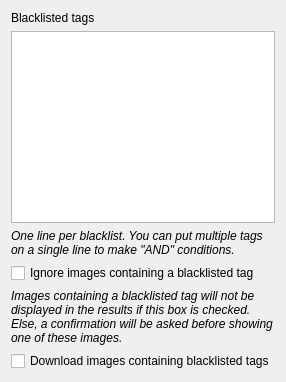
      <widget class="QWidget" name="pageBlacklist">
       <layout class="QVBoxLayout" name="verticalLayout_4">
        <item>
         <widget class="QLabel" name="labelBlacklist">
          <property name="text">
           <string>Blacklisted tags</string>
          </property>
          <property name="wordWrap">
           <bool>true</bool>
          </property>
         </widget>
        </item>
        <item>
         <widget class="QPlainTextEdit" name="textBlacklist"/>
        </item>
        <item>
         <widget class="QLabel" name="labelBlacklistHelp">
          <property name="text">
           <string>&lt;i&gt;One line per blacklist. You can put multiple tags on a single line to make &quot;AND&quot; conditions.&lt;/i&gt;</string>
          </property>
          <property name="wordWrap">
           <bool>true</bool>
          </property>
         </widget>
        </item>
        <item>
         <widget class="QCheckBox" name="checkHideBlacklisted">
          <property name="text">
           <string>Ignore images containing a blacklisted tag</string>
          </property>
         </widget>
        </item>
        <item>
         <widget class="QLabel" name="labelHideBlacklisted">
          <property name="text">
           <string>&lt;i&gt;Images containing a blacklisted tag will not be displayed in the results if this box is checked. Else, a confirmation will be asked before showing one of these images.&lt;/i&gt;</string>
          </property>
          <property name="wordWrap">
           <bool>true</bool>
          </property>
         </widget>
        </item>
        <item>
         <widget class="QCheckBox" name="checkDownloadBlacklisted">
          <property name="text">
           <string>Download images containing blacklisted tags</string>
          </property>
         </widget>
        </item>
       </layout>
      </widget>
